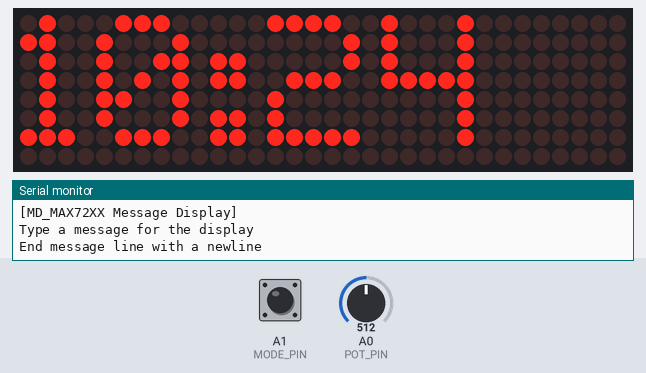
Simulated run of this sketch. Board: Arduino Uno, built with avr-gcc and run on an emulated ATmega328P. Parts: 32×8 LED matrix, the last lines printed to the serial monitor. Inputs (shaded band) come from the test bench; at power-on: A0 (POT_PIN) = 512, A1 (MODE_PIN) HIGH. The local clock reads 2024-03-15 10:24:30 at power-on unless the sketch sets it.

Above: at 1.2 s.
1.3 s: A0 (POT_PIN) set to 716
2.8 s: A1 (MODE_PIN) pulled LOW for 0.15 s
4.5 s: A0 (POT_PIN) set to 900
6.0 s: A0 (POT_PIN) set to 1010
At 31.2 s:
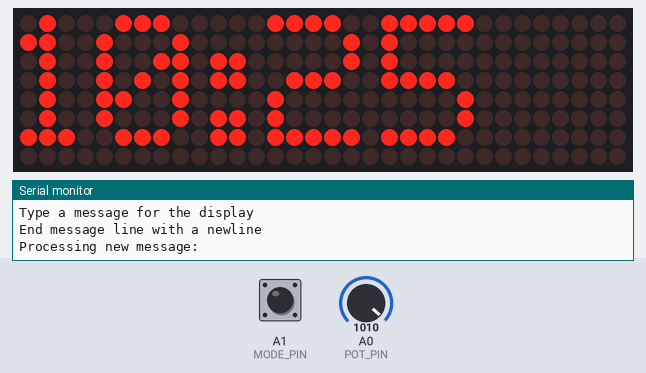
Timing chart, 0 to 31.5 s (numbered marks = the images above; inputs shaded):
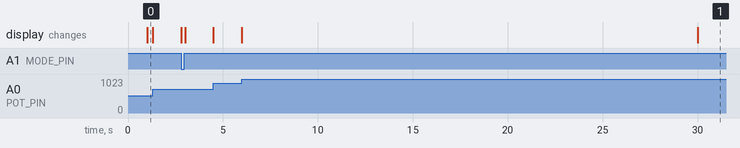

The sketch:

4x8_embedded-arduino.ino
```cpp
#include <MD_MAX72xx.h>
#include <SPI.h>
#include <Wire.h>
#include <RTClib.h>

#define PRINT(s, v) { Serial.print(F(s)); Serial.print(v); }

#define POT_PIN A0
#define MODE_PIN A1

// Define the number of devices we have in the chain and the hardware interface
#define HARDWARE_TYPE MD_MAX72XX::FC16_HW
#define MAX_DEVICES 4

#define CLK_PIN   13  // or SCK
#define DATA_PIN  11  // or MOSI
#define CS_PIN    10  // or SS

// SPI hardware interface
MD_MAX72XX mx = MD_MAX72XX(HARDWARE_TYPE, CS_PIN, MAX_DEVICES);

// RTC
RTC_DS3231 rtc;

// Text parameters
#define CHAR_SPACING  1 // pixels between characters

// Global message buffers shared by Serial and Scrolling functions
#define BUF_SIZE  75
char message[BUF_SIZE] = "";
bool newMessageAvailable = true;

void readSerial(void)
{
  static uint8_t putIndex = 0;

  while (Serial.available())
  {
    message[putIndex] = (char)Serial.read();
    if ((message[putIndex] == '\n') || (putIndex >= BUF_SIZE - 3))  // end of message character or full buffer
    {
      message[putIndex] = '\0';
      putIndex = 0;
      newMessageAvailable = true;
    }
    else
      putIndex++;
  }
}

void printText(uint8_t modStart, uint8_t modEnd, char *pMsg)
{
  uint8_t   state = 0;
  uint8_t   curLen;
  uint16_t  showLen;
  uint8_t   cBuf[8];
  int16_t   col = ((modEnd + 1) * COL_SIZE) - 1;

  mx.control(modStart, modEnd, MD_MAX72XX::UPDATE, MD_MAX72XX::OFF);

  do
  {
    switch(state)
    {
      case 0: // Load the next character from the font table
        if (*pMsg == '\0')
        {
          showLen = col - (modEnd * COL_SIZE);  // padding characters
          state = 2;
          break;
        }
        showLen = mx.getChar(*pMsg++, sizeof(cBuf)/sizeof(cBuf[0]), cBuf);
        curLen = 0;
        state++;
        // fall through to next state to start displaying

      case 1: // display the next part of the character
        mx.setColumn(col--, cBuf[curLen++]);

        if (curLen == showLen)
        {
          showLen = CHAR_SPACING;
          state = 2;
        }
        break;

      case 2: // initialize state for displaying empty columns
        curLen = 0;
        state++;
        // fall through

      case 3:  // display inter-character spacing or end of message padding (blank columns)
        mx.setColumn(col--, 0);
        curLen++;
        if (curLen == showLen)
          state = 0;
        break;

      default:
        col = -1;  // this ends the do loop
    }
  } while (col >= (modStart * COL_SIZE));

  mx.control(modStart, modEnd, MD_MAX72XX::UPDATE, MD_MAX72XX::ON);
}

void setup()
{
  mx.begin();
  pinMode(MODE_PIN, INPUT);
  pinMode(POT_PIN, INPUT);
  Serial.begin(57600);
  Serial.print("\n[MD_MAX72XX Message Display]\nType a message for the display\nEnd message line with a newline");

  // Initialize RTC
  if (!rtc.begin()) {
    Serial.println("Couldn't find RTC");
    while (1);
  }

  if (rtc.lostPower()) {
    Serial.println("RTC lost power, setting the time");
    rtc.adjust(DateTime(F(__DATE__), F(__TIME__)));  // Set RTC to compile time
  }
}

void loop()
{
  int potValue = analogRead(POT_PIN);  // Read raw value (0-1023)
  int mappedValue = map(potValue, 0, 1023, 0, 15);  // Scale to 0-15 (for LED)
  mx.control(MD_MAX72XX::INTENSITY, mappedValue); // Set brightness based on potentiometer value

  if (digitalRead(MODE_PIN) == LOW)
  {
    // Show message from Serial Monitor
    readSerial();
    if (newMessageAvailable)
    {
      PRINT("\nProcessing new message: ", message);
      printText(0, MAX_DEVICES - 1, message);
      newMessageAvailable = false;
    }
  }
  else
  {
    // Fetch current time from RTC
    DateTime now = rtc.now();

    // Sync time: Adjust time accuracy by checking the current time before displaying it
    static uint32_t lastMillis = 0;
    uint32_t currentMillis = millis();

    if (currentMillis - lastMillis >= 1000) // Update every second without delay drift
    {
      lastMillis = currentMillis;

      // Format time as HH:MM (no seconds)
      char timeString[6];
      snprintf(timeString, sizeof(timeString), "%02d:%02d", now.hour(), now.minute());

      // Print time on the LED matrix display
      printText(0, MAX_DEVICES - 1, timeString);
    }
  }
}
```
